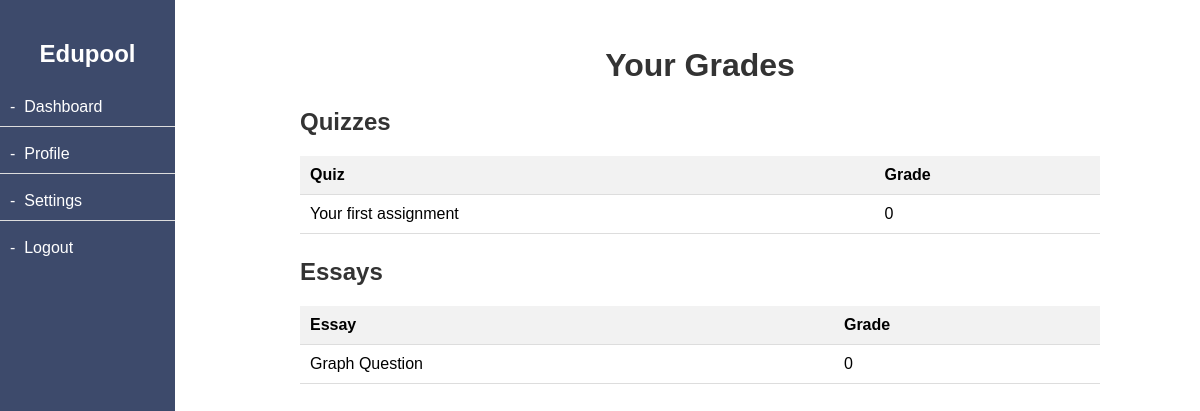
The app's page /course/1/view-grade (signed in) with its own data.
### website/models.py (models this page shows)
class Quiz(db.Model, UserMixin):
    __tablename__ = 'quizzes'
    id=db.Column(db.Integer, primary_key=True)
    quiz_name = db.Column(db.String(150))
    course_id = db.Column(db.Integer, db.ForeignKey('courses.id'))

class Essay(db.Model, UserMixin):
    __tablename__ = 'essays'
    id=db.Column(db.Integer, primary_key=True)
    essay_name = db.Column(db.String(150))
    course_id = db.Column(db.Integer, db.ForeignKey('courses.id'))

### website/views.py (the view)
@views.route('/course/<int:course_id>/view-grade',methods=['GET'])
def grade_page(course_id):
    quizzes = Quiz.query.filter_by(course_id=course_id).all()
    essays = Essay.query.filter_by(course_id=course_id).all()
    student_id = current_user.id
    quiz_grades = {}
    for quiz in quizzes:
        quiz_submissions = QuizSubmission.query.filter_by(quiz_id=quiz.id, student_id=student_id).all()
        total_grade = sum(submission.given_grade if submission.given_grade else 0 for submission in quiz_submissions)
        quiz_grades[quiz.id] = total_grade
    student_id = current_user.id
    essay_grades = {}
    for essay in essays:
        essay_submissions = EssaySubmission.query.filter_by(essay_id=essay.id, student_id=student_id).all()
        total_grade = sum(submission.given_grade if submission.given_grade else 0 for submission in essay_submissions)
        essay_grades[essay.id] = total_grade
    return render_template('viewGrade.html', course_id=course_id, quizzes=quizzes, essays=essays, quiz_grades=quiz_grades, essay_grades=essay_grades)

### website/__init__.py (called while the page is built)
def create_app():
    app = Flask(__name__)
    app.config['SECRET_KEY'] = 'gvfvsvf'
    app.config["SQLALCHEMY_DATABASE_URI"]= f"sqlite:///{DB_NAME}"
    db.init_app(app)
    from .views import views
    from .auth import auth
    app.register_blueprint(views, url_prefix='/')
    app.register_blueprint(auth, url_prefix='/')
    from .models import User
    create_database(app)
    login_manager = LoginManager()
    login_manager.login_view = 'auth.login'
    login_manager.init_app(app)
    @login_manager.user_loader
    def load_user(id):
        return User.query.get(int(id))
    return app

### website/templates/viewGrade.html (shortened to what this page needs)
<!DOCTYPE html>
<html lang="en">
<head>
    <link rel="stylesheet" href="{{ url_for('static', filename='css/viewGrade.css') }}">
</head>
<body>
    {% include 'sidebar.html' %}
    <div class="main-content">
        <h2>Your Grades</h2>
        <div class="container">
            <h3>Quizzes</h3>
            <table>
                <thead>
                    <tr>
                        <th>Quiz</th>
                        <th>Grade</th>
                    </tr>
                </thead>
                <tbody>
                    {% for quiz in quizzes %}
                    <tr>
                        <td>{{ quiz.quiz_name }}</td>
                        <td>{{ quiz_grades[quiz.id] }}</td>
                    </tr>
                    {% endfor %}
                </tbody>
            </table>
            <h3>Essays</h3>
            <table>
                <thead>
                    <tr>
                        <th>Essay</th>
                        <th>Grade</th>
                    </tr>
                </thead>
                <tbody>
                    {% for essay in essays %}
                    <tr>
                        <td>{{ essay.essay_name }}</td>
                        <td>{{ essay_grades[essay.id] }}</td>
                    </tr>
                    {% endfor %}
                </tbody>
            </table>
        </div>
    </div>
</body>
</html>

### website/static/css/viewGrade.css (style rules this page uses)
body { font-family: Arial, sans-serif; }
.container { max-width: 800px; margin: 20px auto; padding: 0 20px; }
table { width: 100%; border-collapse: collapse; margin-top: 20px; }
th, td { padding: 10px; border-bottom: 1px solid #ddd; text-align: left; }
th { background-color: #f2f2f2; }

### website/templates/viewGrade.html (style rules this page uses)
body { font-family: Arial, sans-serif; margin: 0; padding: 0; display: flex; }
.main-content { flex-grow: 1; padding: 20px; }
h2 { font-size: 32px; color: #333; margin-bottom: 20px; text-align: center; }
.container { margin-top: 20px; }
h3 { font-size: 24px; color: #333; margin-bottom: 10px; }
table { width: 100%; border-collapse: collapse; margin-bottom: 20px; }
th, td { padding: 10px; text-align: left; border-bottom: 1px solid #ddd; }
th { background-color: #f2f2f2; }

### website/templates/sidebar.html (style rules this page uses)
.main-content { margin-left: 200px; padding: 20px; }

### records on screen
Quiz: quiz_name "Your first assignment", quiz_grades "0"
Essay: essay_name "Graph Question", essay_grades "0"
